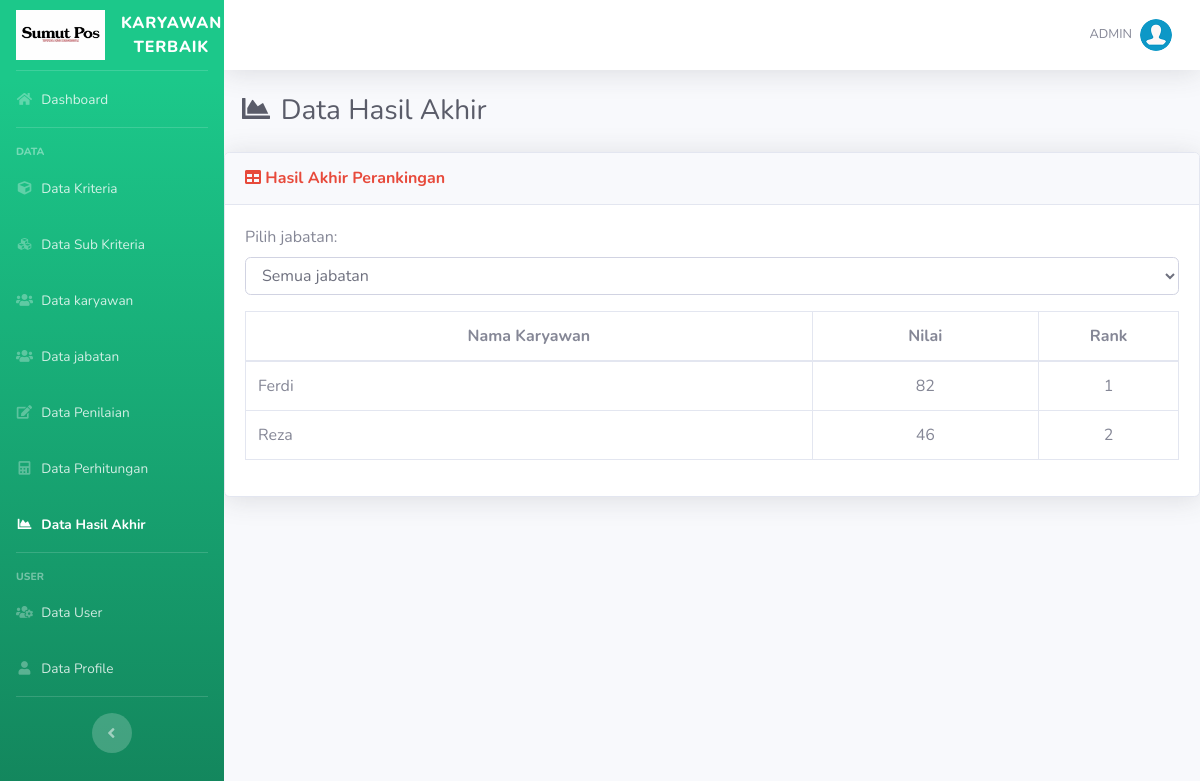
/hasil2.php (signed in), run on the app's committed database.
### tables this page shows
CREATE TABLE `hasil` (
  `id_hasil` int(11) NOT NULL,
  `id_alternatif` int(11) NOT NULL,
  `nilai` float NOT NULL
);

CREATE TABLE `alternatif` (
  `id_alternatif` int(11) NOT NULL,
  `nama` varchar(100) NOT NULL,
  `jabatan` varchar(150) NOT NULL
);

### includes/functions.php (called while the page is built, shortened)
<?php
function get_role() {
	if(isset($_SESSION['user_id']) && isset($_SESSION['role'])) {
		if($_SESSION['role'] == '1') {
			return 'admin';
		} else {
			return 'user';
		}
	} else {
		return false;
	}
}
?>

### hasil2.php (the view, shortened to what this page needs)
<?php
require_once('includes/init.php');
$user_role = get_role();
if($user_role == 'admin' || $user_role == 'user') {
require_once('template/header.php');
?>
<div class="d-sm-flex align-items-center justify-content-between mb-4">
    <h1 class="h3 mb-0 text-gray-800">&nbsp;&nbsp;<i class="fas fa-fw fa-chart-area"></i> Data Hasil Akhir</h1>
</div>
<div class="card shadow mb-4">
    <div class="card-header py-3">
        <h6 class="m-0 font-weight-bold text-danger"><i class="fa fa-table"></i> Hasil Akhir Perankingan</h6>
    </div>
    <div class="card-body">
        <form method="GET" action="">
            <div class="form-group">
                <label for="jabatan">Pilih jabatan:</label>
                <select name="jabatan" id="jabatan" class="form-control" onchange="this.form.submit()">
                    <option value="">Semua jabatan</option>
                </select>
            </div>
        </form>
        <div id="printArea">
            <div class="table-responsive">
                <table class="table table-bordered" width="100%" cellspacing="0">
                    <thead class="bg-purple">
                        <tr align="center">
                            <th>Nama Karyawan</th>
                            <th>Nilai</th>
                            <th width="15%">Rank</th>
                    </thead>
                    <tbody>
                        <?php
                        $no=0;
                        $queryStr = "SELECT * FROM hasil JOIN alternatif ON hasil.id_alternatif=alternatif.id_alternatif";
                        $queryStr .= " ORDER BY hasil.nilai DESC";
                        $query = mysqli_query($koneksi, $queryStr);
                        while($data = mysqli_fetch_array($query)){
                            $no++;
                        ?>
                        <tr align="center">
                            <td align="left"><?= $data['nama'] ?></td>
                            <td><?= $data['nilai'] ?></td>
                            <td><?= $no; ?></td>
                        </tr>
                        <?php
                        }
                        ?>
                    </tbody>
                </table>
            </div>
        </div>
    </div>
</div>
<?php
require_once('template/footer.php');
}
else {
    header('Location: login.php');
}
?>

### data on the page
hasil: id_alternatif.nama "Ferdi", nilai "82"
hasil: id_alternatif.nama "Reza", nilai "46"

### other printed values
$_SESSION['username'] "ADMIN"
